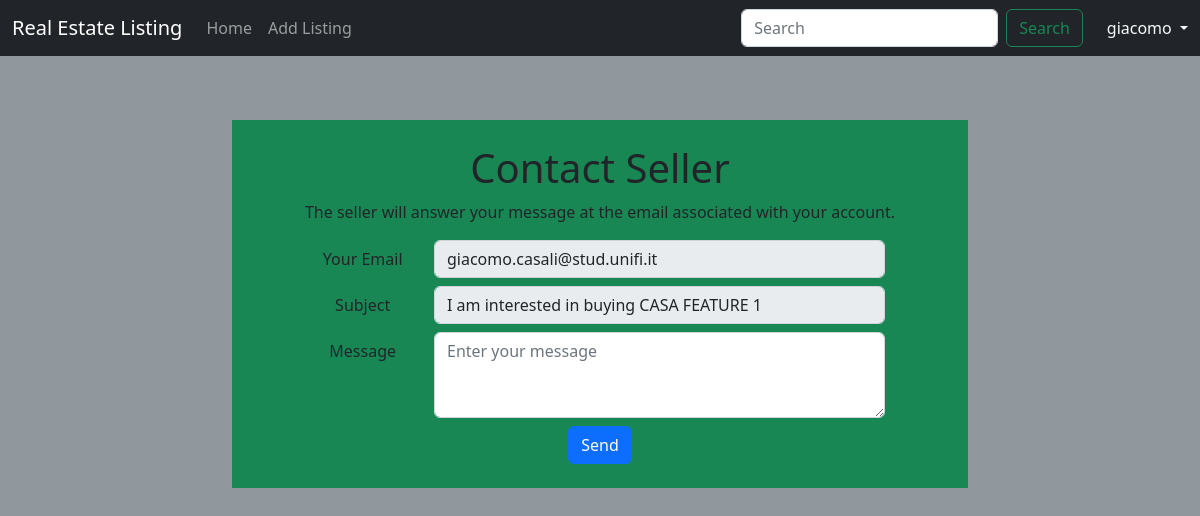
The page /listings/27/contact_seller/ (signed in) on the database its author committed.
### accounts/models.py (models this page shows, shortened)
class CustomUser(AbstractUser):
    email = models.EmailField(validators=[EmailValidator(message='Please enter a valid email address.')], unique=True, blank=False, null=False)
    phone_number = models.CharField(max_length=20, null=True, blank=True)
    date_of_birth = models.DateField(null=True, blank=True)
    address = models.CharField(max_length=100, null=True, blank=True)

### listings/models.py (models this page shows, shortened)
class Listing(models.Model):
    title = models.CharField(max_length=100)
    description = models.TextField()
    price = models.DecimalField(max_digits=10, decimal_places=2)
    bedrooms = models.PositiveIntegerField()
    bathrooms = models.PositiveIntegerField()
    square_metres = models.PositiveIntegerField()
    listing_location = models.CharField(max_length=200)
    image = models.ImageField(upload_to=listing_image_directory_path, blank=True, null=True)
    is_published = models.BooleanField()
    is_featured = models.BooleanField(default=False)
    list_date = models.DateTimeField(auto_now_add=True)
    owner = models.ForeignKey(
        settings.AUTH_USER_MODEL,
        on_delete=models.CASCADE
    )
    category = models.ForeignKey(Category, on_delete=models.SET_NULL, null=True)

### listings/views.py (the view, shortened to what this page needs)
# urls.py: path("<int:pk>/contact_seller/", ContactSellerView.as_view(), name="contact_seller"),
class ContactSellerView(LoginRequiredMixin, TemplateView):
    template_name = "contact_seller.html"
    success_url = reverse_lazy("success_page")
    def get_context_data(self, **kwargs):
        context = super().get_context_data(**kwargs)
        listing_pk = self.kwargs.get('pk')
        listing = get_object_or_404(Listing, pk=listing_pk)
        context['listing_title'] = listing.title
        context['listing_pk'] = listing_pk
        return context

### templates/contact_seller.html (shortened to what this page needs)
{% extends "base.html" %}
{% block content %}
<div class="container mt-5 mb-2">
    <div class="row justify-content-center">
        <div class="col-md-8">
            <div class="bg-success text-center p-4">
                <h1>Contact Seller</h1>
                <p>The seller will answer your message at the email associated with your account.</p>
                <form method="post" action="">
                    <div class="form-group row justify-content-center mb-2">
                        <label for="email" class="col-md-2 col-form-label">Your Email</label>
                        <div class="col-md-8">
                            <input type="email" class="form-control" id="email" name="email" placeholder="Email" value="{{user.email}}" disabled>
                        </div>
                    </div>
                    <div class="form-group row justify-content-center mb-2">
                        <label for="subject" class="col-md-2 col-form-label">Subject</label>
                        <div class="col-md-8">
                            <input type="text" class="form-control" id="subject" placeholder="Enter the subject" value="I am interested in buying {{ listing_title }}" disabled>
                        </div>
                    </div>
                    <div class="form-group row justify-content-center mb-2">
                        <label for="message" class="col-md-2 col-form-label">Message</label>
                        <div class="col-md-8">
                            <textarea class="form-control" id="message" rows="3" placeholder="Enter your message"></textarea>
                        </div>
                    </div>
                    <div class="form-group row justify-content-center">
                        <div class="col-md-8">
                            <button type="submit" class="btn btn-primary">Send</button>
                        </div>
                    </div>
                </form>
            </div>
        </div>
    </div>
</div>
{% endblock %}

### templates/base.html (shortened to what this page needs)
<!DOCTYPE html>
<html>
<head>
    <link href="https://cdn.jsdelivr.net/npm/bootstrap@5.2.3/dist/css/bootstrap.min.css" rel="stylesheet"
>
</head>
<body class="bg-secondary bg-opacity-75">
<nav class="navbar navbar-expand-md navbar-dark fixed-top bg-dark">
    <div class="container-fluid">
        <a class="navbar-brand" href="{% url 'home' %}">Real Estate Listing</a>
        <div class="collapse navbar-collapse" id="navbarCollapse">
            <ul class="navbar-nav me-auto mb-2 mb-md-0">
                <li class="nav-item">
                    <a class="nav-link" aria-current="page" href="{% url 'home' %}">Home</a>
                </li>
                {% if user.is_authenticated %}
                <li class="nav-item">
                    <a class="nav-link" href="{% url 'listing_create' %}">Add Listing</a>
                </li>
                {% endif %}
            </ul>
            <form class="d-flex" role="search">
                <input class="form-control me-2" type="search" name="search" placeholder="Search" aria-label="Search">
                <button class="btn btn-outline-success me-4" type="submit">Search</button>
            </form>
            {% if user.is_authenticated %}
            <div class="dropdown navbar-dark text-end">
                <a href="#" class="d-block link-light text-decoration-none dropdown-toggle" id="dropdownUser1"
                   data-bs-toggle="dropdown" aria-expanded="false">
                    {{ user.username }}
                </a>
            </div>
            {% else %}
            <div class="text-end">
                <a href="{% url 'login' %}" class="btn btn-outline-success me-2">
                    Log In</a>
                <a href="{% url 'signup' %}" class="btn btn-success">Sign Up</a>
            </div>
            {% endif %}
        </div>
    </div>
</nav>
<main>
    <div class="container-fluid pt-5 mt-4">
        {% block content %}
        {% endblock content %}
    </div>
</main>
</body>
</html>

### rows shown on the page
CustomUser: username "giacomo", email "giacomo.casali@stud.unifi.it"
Listing: title "I am interested in buying CASA FEATURE 1"
